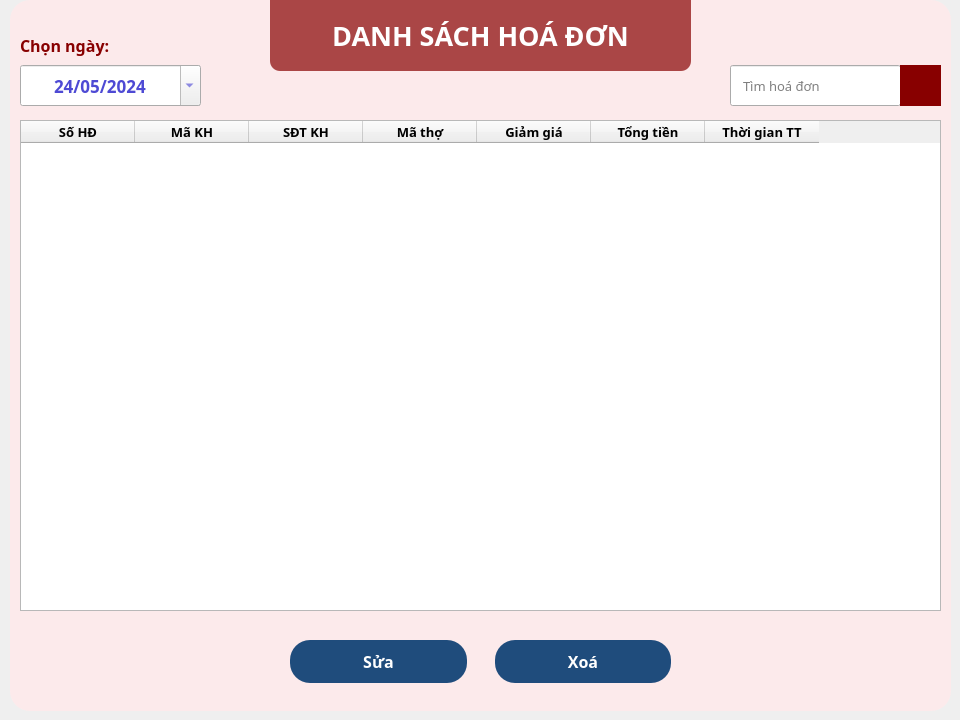
<?xml version="1.0" encoding="UTF-8"?>
<ui version="4.0">
 <class>bill_form</class>
 <widget class="QWidget" name="bill_form">
  <property name="geometry">
   <rect>
    <x>0</x>
    <y>0</y>
    <width>960</width>
    <height>720</height>
   </rect>
  </property>
  <property name="minimumSize">
   <size>
    <width>960</width>
    <height>720</height>
   </size>
  </property>
  <property name="maximumSize">
   <size>
    <width>960</width>
    <height>720</height>
   </size>
  </property>
  <property name="windowTitle">
   <string>Danh sách hoá đơn</string>
  </property>
  <property name="windowIcon">
   <iconset resource="bg_img.qrc">
    <normaloff>:/img/Barbershop/2.png</normaloff>:/img/Barbershop/2.png</iconset>
  </property>
  <property name="styleSheet">
   <string notr="true">QPushButton{
	padding: 10 0 10 0;
	border-radius: 20;
	color: rgb(255, 255, 255);
	background-color: rgb(31, 76, 124);
}
QPushButton:hover{
	background-color: rgb(46, 123, 175);
}
QPushButton:pressed{
	background-color: rgb(10, 158, 69);
}</string>
  </property>
  <widget class="QTableWidget" name="ds_hd_tb">
   <property name="geometry">
    <rect>
     <x>20</x>
     <y>120</y>
     <width>921</width>
     <height>491</height>
    </rect>
   </property>
   <property name="font">
    <font>
     <family>Noto Sans</family>
     <pointsize>10</pointsize>
     <weight>50</weight>
     <bold>false</bold>
    </font>
   </property>
   <property name="editTriggers">
    <set>QAbstractItemView::DoubleClicked|QAbstractItemView::SelectedClicked</set>
   </property>
   <attribute name="horizontalHeaderCascadingSectionResizes">
    <bool>true</bool>
   </attribute>
   <attribute name="horizontalHeaderDefaultSectionSize">
    <number>114</number>
   </attribute>
   <attribute name="horizontalHeaderMinimumSectionSize">
    <number>50</number>
   </attribute>
   <attribute name="verticalHeaderShowSortIndicator" stdset="0">
    <bool>false</bool>
   </attribute>
   <attribute name="verticalHeaderStretchLastSection">
    <bool>false</bool>
   </attribute>
   <column>
    <property name="text">
     <string>Số HĐ</string>
    </property>
    <property name="font">
     <font>
      <family>Noto Sans</family>
      <pointsize>10</pointsize>
      <weight>75</weight>
      <bold>true</bold>
     </font>
    </property>
   </column>
   <column>
    <property name="text">
     <string>Mã KH</string>
    </property>
    <property name="font">
     <font>
      <family>Noto Sans</family>
      <pointsize>10</pointsize>
      <weight>75</weight>
      <bold>true</bold>
     </font>
    </property>
   </column>
   <column>
    <property name="text">
     <string>SĐT KH</string>
    </property>
    <property name="font">
     <font>
      <family>Noto Sans</family>
      <pointsize>10</pointsize>
      <weight>75</weight>
      <bold>true</bold>
     </font>
    </property>
   </column>
   <column>
    <property name="text">
     <string>Mã thợ</string>
    </property>
    <property name="font">
     <font>
      <family>Noto Sans</family>
      <pointsize>10</pointsize>
      <weight>75</weight>
      <bold>true</bold>
     </font>
    </property>
   </column>
   <column>
    <property name="text">
     <string>Giảm giá</string>
    </property>
    <property name="font">
     <font>
      <family>Noto Sans</family>
      <pointsize>10</pointsize>
      <weight>75</weight>
      <bold>true</bold>
     </font>
    </property>
   </column>
   <column>
    <property name="text">
     <string>Tổng tiền</string>
    </property>
    <property name="font">
     <font>
      <family>Noto Sans</family>
      <pointsize>10</pointsize>
      <weight>75</weight>
      <italic>false</italic>
      <bold>true</bold>
     </font>
    </property>
   </column>
   <column>
    <property name="text">
     <string>Thời gian TT</string>
    </property>
    <property name="font">
     <font>
      <family>Noto Sans</family>
      <pointsize>10</pointsize>
      <weight>75</weight>
      <italic>false</italic>
      <bold>true</bold>
     </font>
    </property>
   </column>
  </widget>
  <widget class="QLabel" name="label_17">
   <property name="geometry">
    <rect>
     <x>270</x>
     <y>0</y>
     <width>421</width>
     <height>71</height>
    </rect>
   </property>
   <property name="font">
    <font>
     <family>Noto Sans</family>
     <pointsize>20</pointsize>
     <weight>75</weight>
     <bold>true</bold>
    </font>
   </property>
   <property name="styleSheet">
    <string notr="true">color: rgb(255, 255, 255);
background-color: rgba(136, 0, 0, 70%);
border-radius: 0px;
border-bottom-left-radius: 10px;
border-bottom-right-radius: 10px;</string>
   </property>
   <property name="text">
    <string>DANH SÁCH HOÁ ĐƠN</string>
   </property>
   <property name="alignment">
    <set>Qt::AlignCenter</set>
   </property>
  </widget>
  <widget class="QWidget" name="widget_10" native="true">
   <property name="geometry">
    <rect>
     <x>10</x>
     <y>0</y>
     <width>941</width>
     <height>711</height>
    </rect>
   </property>
   <property name="styleSheet">
    <string notr="true">background-color: rgba(255, 233, 234, 83%);
border-radius: 20px;</string>
   </property>
  </widget>
  <widget class="QLineEdit" name="tim_hd_tbx">
   <property name="geometry">
    <rect>
     <x>730</x>
     <y>65</y>
     <width>171</width>
     <height>41</height>
    </rect>
   </property>
   <property name="font">
    <font>
     <family>Noto Sans</family>
     <pointsize>10</pointsize>
    </font>
   </property>
   <property name="styleSheet">
    <string notr="true">QLineEdit{
	padding-left: 10px;
}

QLineEdit::hover{
	border: 0.5px solid brown;
}</string>
   </property>
   <property name="placeholderText">
    <string>Tìm hoá đơn</string>
   </property>
  </widget>
  <widget class="QPushButton" name="tim_hd_btn">
   <property name="geometry">
    <rect>
     <x>900</x>
     <y>65</y>
     <width>41</width>
     <height>41</height>
    </rect>
   </property>
   <property name="styleSheet">
    <string notr="true">QPushButton{
	border-radius: 0;
	background-color: rgb(136, 0, 0);
}
QPushButton::hover{
	border: 0.5px solid brown;
	background-color: rgb(171, 0, 0);
}</string>
   </property>
   <property name="text">
    <string/>
   </property>
   <property name="icon">
    <iconset resource="bg_img.qrc">
     <normaloff>:/img/search.png</normaloff>:/img/search.png</iconset>
   </property>
  </widget>
  <widget class="QWidget" name="layoutWidget_6">
   <property name="geometry">
    <rect>
     <x>280</x>
     <y>626</y>
     <width>401</width>
     <height>71</height>
    </rect>
   </property>
   <layout class="QHBoxLayout" name="horizontalLayout_5">
    <property name="spacing">
     <number>28</number>
    </property>
    <property name="leftMargin">
     <number>10</number>
    </property>
    <property name="topMargin">
     <number>10</number>
    </property>
    <property name="rightMargin">
     <number>10</number>
    </property>
    <property name="bottomMargin">
     <number>10</number>
    </property>
    <item>
     <widget class="QPushButton" name="sua_hd_btn">
      <property name="minimumSize">
       <size>
        <width>0</width>
        <height>0</height>
       </size>
      </property>
      <property name="font">
       <font>
        <family>Noto Sans</family>
        <pointsize>12</pointsize>
        <weight>75</weight>
        <bold>true</bold>
       </font>
      </property>
      <property name="styleSheet">
       <string notr="true"/>
      </property>
      <property name="text">
       <string>Sửa</string>
      </property>
     </widget>
    </item>
    <item>
     <widget class="QPushButton" name="xoa_hd_btn">
      <property name="minimumSize">
       <size>
        <width>0</width>
        <height>0</height>
       </size>
      </property>
      <property name="font">
       <font>
        <family>Noto Sans</family>
        <pointsize>12</pointsize>
        <weight>75</weight>
        <bold>true</bold>
       </font>
      </property>
      <property name="styleSheet">
       <string notr="true"/>
      </property>
      <property name="text">
       <string>Xoá</string>
      </property>
     </widget>
    </item>
   </layout>
  </widget>
  <widget class="QDateEdit" name="dateEdit">
   <property name="geometry">
    <rect>
     <x>20</x>
     <y>65</y>
     <width>181</width>
     <height>41</height>
    </rect>
   </property>
   <property name="font">
    <font>
     <family>Noto Sans</family>
     <pointsize>13</pointsize>
     <weight>75</weight>
     <bold>true</bold>
    </font>
   </property>
   <property name="layoutDirection">
    <enum>Qt::LeftToRight</enum>
   </property>
   <property name="autoFillBackground">
    <bool>false</bool>
   </property>
   <property name="styleSheet">
    <string notr="true">color: rgb(78, 74, 212);</string>
   </property>
   <property name="locale">
    <locale language="Vietnamese" country="Vietnam"/>
   </property>
   <property name="alignment">
    <set>Qt::AlignCenter</set>
   </property>
   <property name="buttonSymbols">
    <enum>QAbstractSpinBox::UpDownArrows</enum>
   </property>
   <property name="displayFormat">
    <string>dd/MM/yyyy</string>
   </property>
   <property name="calendarPopup">
    <bool>true</bool>
   </property>
   <property name="timeSpec">
    <enum>Qt::TimeZone</enum>
   </property>
   <property name="date">
    <date>
     <year>2024</year>
     <month>5</month>
     <day>24</day>
    </date>
   </property>
  </widget>
  <widget class="QLabel" name="label">
   <property name="geometry">
    <rect>
     <x>20</x>
     <y>30</y>
     <width>111</width>
     <height>31</height>
    </rect>
   </property>
   <property name="font">
    <font>
     <family>Noto Sans</family>
     <pointsize>12</pointsize>
     <weight>75</weight>
     <bold>true</bold>
    </font>
   </property>
   <property name="styleSheet">
    <string notr="true">color: rgb(136, 0, 0);</string>
   </property>
   <property name="text">
    <string>Chọn ngày:</string>
   </property>
  </widget>
  <zorder>widget_10</zorder>
  <zorder>ds_hd_tb</zorder>
  <zorder>label_17</zorder>
  <zorder>tim_hd_tbx</zorder>
  <zorder>tim_hd_btn</zorder>
  <zorder>layoutWidget_6</zorder>
  <zorder>dateEdit</zorder>
  <zorder>label</zorder>
 </widget>
 <resources>
  <include location="bg_img.qrc"/>
 </resources>
 <connections/>
</ui>
